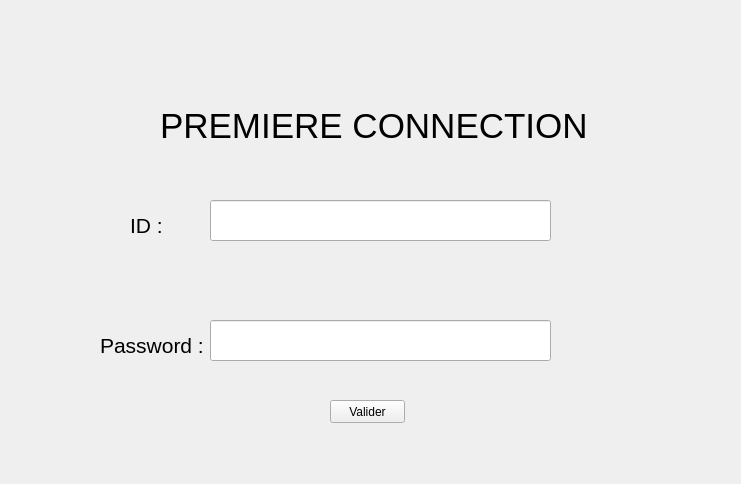
<?xml version="1.0" encoding="UTF-8"?>
<ui version="4.0">
 <class>Form</class>
 <widget class="QWidget" name="Form">
  <property name="geometry">
   <rect>
    <x>0</x>
    <y>0</y>
    <width>741</width>
    <height>484</height>
   </rect>
  </property>
  <property name="windowTitle">
   <string>Form</string>
  </property>
  <widget class="QLabel" name="labelTitre">
   <property name="geometry">
    <rect>
     <x>160</x>
     <y>50</y>
     <width>561</width>
     <height>151</height>
    </rect>
   </property>
   <property name="font">
    <font>
     <pointsize>26</pointsize>
    </font>
   </property>
   <property name="text">
    <string>PREMIERE CONNECTION</string>
   </property>
  </widget>
  <widget class="QLabel" name="labelID">
   <property name="geometry">
    <rect>
     <x>130</x>
     <y>200</y>
     <width>151</width>
     <height>51</height>
    </rect>
   </property>
   <property name="font">
    <font>
     <pointsize>16</pointsize>
    </font>
   </property>
   <property name="text">
    <string>ID :</string>
   </property>
  </widget>
  <widget class="QLabel" name="labelPassword">
   <property name="geometry">
    <rect>
     <x>100</x>
     <y>320</y>
     <width>151</width>
     <height>51</height>
    </rect>
   </property>
   <property name="font">
    <font>
     <pointsize>16</pointsize>
    </font>
   </property>
   <property name="text">
    <string>Password :</string>
   </property>
  </widget>
  <widget class="QLineEdit" name="lineEditID">
   <property name="geometry">
    <rect>
     <x>210</x>
     <y>200</y>
     <width>341</width>
     <height>41</height>
    </rect>
   </property>
   <property name="font">
    <font>
     <pointsize>16</pointsize>
    </font>
   </property>
  </widget>
  <widget class="QLineEdit" name="lineEditPassword">
   <property name="geometry">
    <rect>
     <x>210</x>
     <y>320</y>
     <width>341</width>
     <height>41</height>
    </rect>
   </property>
   <property name="font">
    <font>
     <pointsize>16</pointsize>
    </font>
   </property>
   <property name="echoMode">
    <enum>QLineEdit::Password</enum>
   </property>
  </widget>
  <widget class="QPushButton" name="pushButton">
   <property name="geometry">
    <rect>
     <x>330</x>
     <y>400</y>
     <width>75</width>
     <height>23</height>
    </rect>
   </property>
   <property name="text">
    <string>Valider</string>
   </property>
  </widget>
 </widget>
 <resources/>
 <connections/>
</ui>
